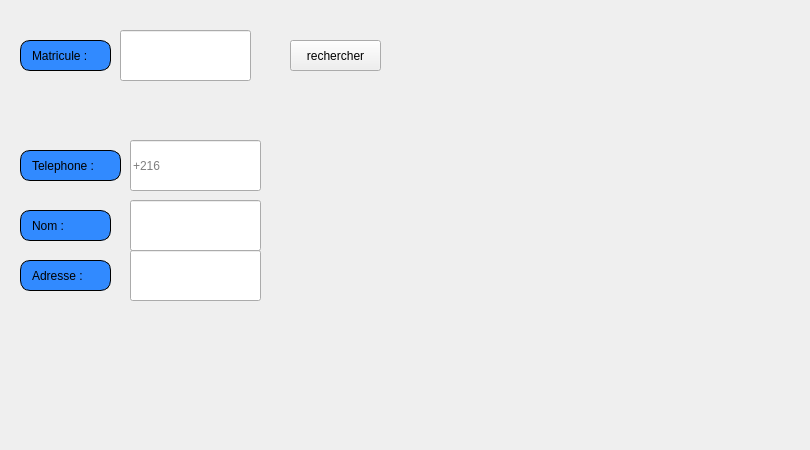
     <widget class="QWidget" name="tab_4">
      <attribute name="icon">
       <iconset>
        <normaloff>../../gestion_fournisseur/AP.png</normaloff>../../gestion_fournisseur/AP.png</iconset>
      </attribute>
      <attribute name="title">
       <string>Recherhcer</string>
      </attribute>
      <widget class="QLabel" name="label_55">
       <property name="geometry">
        <rect>
         <x>-20</x>
         <y>-20</y>
         <width>801</width>
         <height>441</height>
        </rect>
       </property>
       <property name="text">
        <string/>
       </property>
       <property name="pixmap">
        <pixmap resource="ressources.qrc">:/images/img/imf.jpg</pixmap>
       </property>
      </widget>
      <widget class="QLabel" name="label_59">
       <property name="geometry">
        <rect>
         <x>20</x>
         <y>210</y>
         <width>91</width>
         <height>31</height>
        </rect>
       </property>
       <property name="styleSheet">
        <string notr="true">border: 1px solid black;
border-radius: 10px;
padding: 0 8px;
background: #318aff;
font: bold, &quot;Arial&quot;;;
text-align:center;</string>
       </property>
       <property name="text">
        <string>Nom :</string>
       </property>
      </widget>
      <widget class="QLabel" name="label_60">
       <property name="geometry">
        <rect>
         <x>20</x>
         <y>260</y>
         <width>91</width>
         <height>31</height>
        </rect>
       </property>
       <property name="styleSheet">
        <string notr="true">border: 1px solid black;
border-radius: 10px;
padding: 0 8px;
background: #318aff;
font: bold, &quot;Arial&quot;;;
text-align:center;</string>
       </property>
       <property name="text">
        <string>Adresse :</string>
       </property>
      </widget>
      <widget class="QLabel" name="label_61">
       <property name="geometry">
        <rect>
         <x>20</x>
         <y>40</y>
         <width>91</width>
         <height>31</height>
        </rect>
       </property>
       <property name="styleSheet">
        <string notr="true">border: 1px solid black;
border-radius: 10px;
padding: 0 8px;
background: #318aff;
font: bold, &quot;Arial&quot;;;
text-align:center;</string>
       </property>
       <property name="text">
        <string>Matricule :</string>
       </property>
      </widget>
      <widget class="QLabel" name="label_62">
       <property name="geometry">
        <rect>
         <x>20</x>
         <y>150</y>
         <width>101</width>
         <height>31</height>
        </rect>
       </property>
       <property name="styleSheet">
        <string notr="true">border: 1px solid black;
border-radius: 10px;
padding: 0 8px;
background: #318aff;
font: bold, &quot;Arial&quot;;;
text-align:center;</string>
       </property>
       <property name="text">
        <string>Telephone :</string>
       </property>
      </widget>
      <widget class="QPushButton" name="rechercher_fournisseur">
       <property name="geometry">
        <rect>
         <x>290</x>
         <y>40</y>
         <width>91</width>
         <height>31</height>
        </rect>
       </property>
       <property name="styleSheet">
        <string notr="true">#rechercher_fournisseur{
font: bold, &quot;Arial&quot;;;     background-color: qlineargradient(x1: 0, y1: 0, x2: 0, y2: 1,
                                       stop: 0 #dadbde, stop: 1 #f6f7fa);
}
#rechercher_fournisseur:pressed {
font: bold, &quot;Arial&quot;;;     background-color: qlineargradient(x1: 0, y1: 0, x2: 0, y2: 1,
                                       stop: 0 #dadbde, stop: 1 #fff07b);}</string>
       </property>
       <property name="text">
        <string>rechercher</string>
       </property>
       <property name="icon">
        <iconset resource="ressources.qrc">
         <normaloff>:/images/img/AP.png</normaloff>:/images/img/AP.png</iconset>
       </property>
      </widget>
      <widget class="QLineEdit" name="lineEdit_4">
       <property name="geometry">
        <rect>
         <x>120</x>
         <y>30</y>
         <width>131</width>
         <height>51</height>
        </rect>
       </property>
      </widget>
      <widget class="QLineEdit" name="lineEdit_10">
       <property name="geometry">
        <rect>
         <x>130</x>
         <y>200</y>
         <width>131</width>
         <height>51</height>
        </rect>
       </property>
       <property name="text">
        <string/>
       </property>
       <property name="placeholderText">
        <string/>
       </property>
      </widget>
      <widget class="QLineEdit" name="lineEdit_9">
       <property name="geometry">
        <rect>
         <x>130</x>
         <y>250</y>
         <width>131</width>
         <height>51</height>
        </rect>
       </property>
      </widget>
      <widget class="QLineEdit" name="lineEdit_8">
       <property name="geometry">
        <rect>
         <x>130</x>
         <y>140</y>
         <width>131</width>
         <height>51</height>
        </rect>
       </property>
       <property name="placeholderText">
        <string>+216</string>
       </property>
      </widget>
     </widget>
